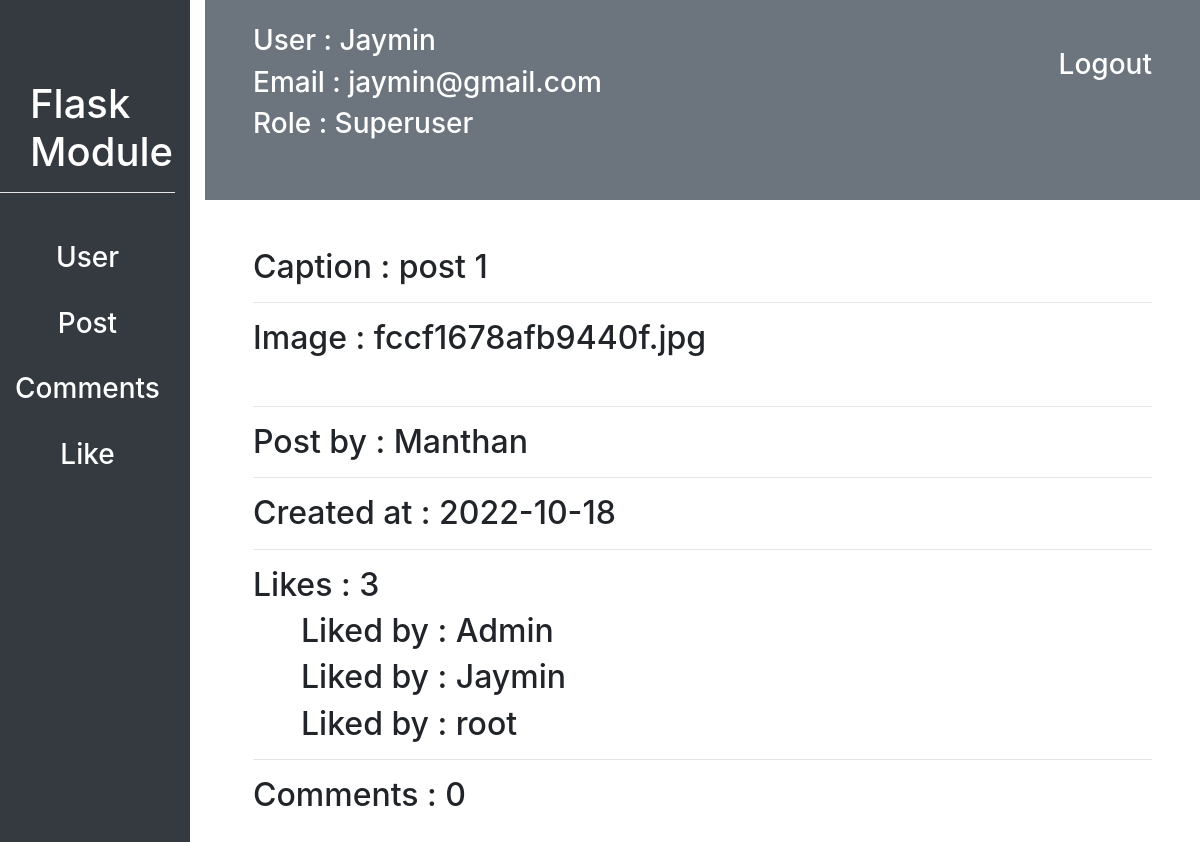
The app's page /customadmin/post/7/post_detail (signed in) with its own data.
### flask_module/user/models.py (models this page shows, shortened)
class User(db.Model, UserMixin):
    id = db.Column(db.Integer, primary_key=True)
    username = db.Column(db.String(20), unique=True, nullable=False)
    email = db.Column(db.String(30), unique=True, nullable=False)
    profile_picture = db.Column(db.String(70), nullable=False, default="defualt_img.jpg")
    password = db.Column(db.String(15), nullable=False)
    like = db.relationship("Likes", backref="user", lazy=True, cascade = "all, delete, delete-orphan", )
    post = db.relationship("Post", backref="user", lazy=True, cascade = "all, delete, delete-orphan", )
    comment = db.relationship("Comments", backref="user", lazy=True, cascade = "all, delete, delete-orphan", )
    following = db.relationship("User",
                    secondary=connected_user,
                    primaryjoin=id==connected_user.c.parent_id,
                    secondaryjoin=id==connected_user.c.children_id,
                    backref="followed_by")
    role_id = db.Column(db.Integer, db.ForeignKey("role.id"), nullable=False)

class Role(db.Model):
    id = db.Column(db.Integer, primary_key=True)
    name = db.Column(db.String(20), unique=True, nullable=False)
    user = db.relationship("User", backref="role")

### flask_module/posts/models.py (models this page shows, shortened)
class Post(db.Model):
    id = db.Column(db.Integer, primary_key=True)
    image = db.Column(db.String(70), nullable=False)
    caption = db.Column(db.String(20), nullable=False)
    created_at = db.Column(db.DateTime, nullable=False, default=datetime.now())
    user_id = db.Column(db.Integer, db.ForeignKey("user.id"), nullable=False)
    comment = db.relationship("Comments", backref="post", lazy=True, cascade = "all, delete, delete-orphan", )
    likes = db.relationship("Likes", backref="post", lazy=True, cascade = "all, delete, delete-orphan", )

class Likes(db.Model):
    id = db.Column(db.Integer, primary_key=True)
    user_id = db.Column(db.Integer, db.ForeignKey("user.id"), nullable=False)
    post_id = db.Column(db.Integer, db.ForeignKey("post.id"), nullable=False)

### flask_module/customadmin/posts/routes.py (the view)
@post.route("/<int:post_id>/post_detail")
@login_required
def post_detail(post_id):
    post = Post.query.filter_by(id=int(post_id)).first()
    return render_template("customadmin/posts/post_detail.html", post=post)

### flask_module/customadmin/routes.py (called while the page is built)
def login_required(f):
    @wraps(f)
    def decorated_function(*args, **kwargs):
        if current_user.is_authenticated is False:
            return redirect(url_for('customadmin.login'))
        return f(*args, **kwargs)
    return decorated_function

### flask_module/user/models.py (called while the page is built)
@login_manager.user_loader
def load_user(user_id):
    return User.query.filter_by(id=int(user_id)).first()

### flask_module/templates/customadmin/posts/post_detail.html (shortened to what this page needs)
{% extends "customadmin/dashboard.html" %}
{% block contant %}
<div class="m-5">
    <h2>Caption : {{post.caption}}</h2>
    <hr>
    <h2>Image : {{post.image}}</h2>
    <hr>
    <h2>Post by : {{post.user.username}}</h2>
    <hr>
    <h2>Created at : {{post.created_at.strftime('%Y-%m-%d')}}</h2>
    <hr>
    <h2>Likes : {{post.likes|length}}</h2>
    {% for like in post.likes %}
        <h2 class="ml-5">Liked by : {{like.user.username}}</h2>
    {% endfor %}
    <hr>
    <h2>Comments : {{post.comment|length}}</h2>
</div>
{% endblock contant %}

### flask_module/templates/customadmin/dashboard.html (shortened to what this page needs)
<!DOCTYPE html>
<html lang="en">
<head>
    <link rel="stylesheet" href="{{ url_for('static', filename='css/bootstrap.css') }}">
    <link rel="stylesheet" href="{{url_for('static', filename="css/datatable.css")}}">
    <link rel="stylesheet" href="{{url_for('static', filename="css/datatable.min.css")}}">
</head>
<body>
    <div class="row" id="sidebar">
        <div class="col bg-dark">
            <div id="module-title">
                <h1 class="text-white">Flask Module</h1>
            </div>
            <hr style="background: white">
            <div class="mt-5 text-center">
                <a href="{{url_for('customadmin.dashboard', username=current_user.username)}}"><h3 class="text-white">User</h3></a><br>
                <a href="{{url_for('customadmin.post.post_list')}}"><h3 class="text-white">Post</h3></a><br>
                <a href="{{url_for('customadmin.comment.comments_list')}}"><h3 class="text-white">Comments</h3></a><br>
                <a href="{{url_for('customadmin.like.like_list')}}"><h3 class="text-white">Like</h3></a><br>
            </div>
        </div>
        <div class="col-10">
            <div id="navbar" class="bg-secondary">
                <a href="{{url_for('customadmin.logout')}}"><h3 class="float-right px-5 pt-5 text-white">Logout</h3></a>
                <h3 class="text-white pt-4 px-5">User : {{current_user.username}}</h3>
                <h3 class="text-white px-5">Email : {{current_user.email}}</h3>
                <h3 class="text-white px-5">Role : {{current_user.role.name}}</h3>
            </div>
            {% block contant %}{% endblock contant %}
        </div>
    </div>
</body>
</html>

### flask_module/templates/customadmin/dashboard.html (style rules this page uses)
#sidebar { height: 900px; }
#module-title { margin-top: 80px; margin-left: 30px; }
#navbar { height: 200px; }

### records on screen
User: username "Jaymin", email "jaymin@gmail.com"
Role: role.name "Superuser"
Post: caption "post 1", image "fccf1678afb9440f.jpg", created_at "2022-10-18"
User: user.username "Manthan"
Likes: user.username "Admin"
Likes: user.username "Jaymin"
Likes: user.username "root"

### other values on screen
{{ post.likes|length }} "3"
{{ post.comment|length }} "0"
